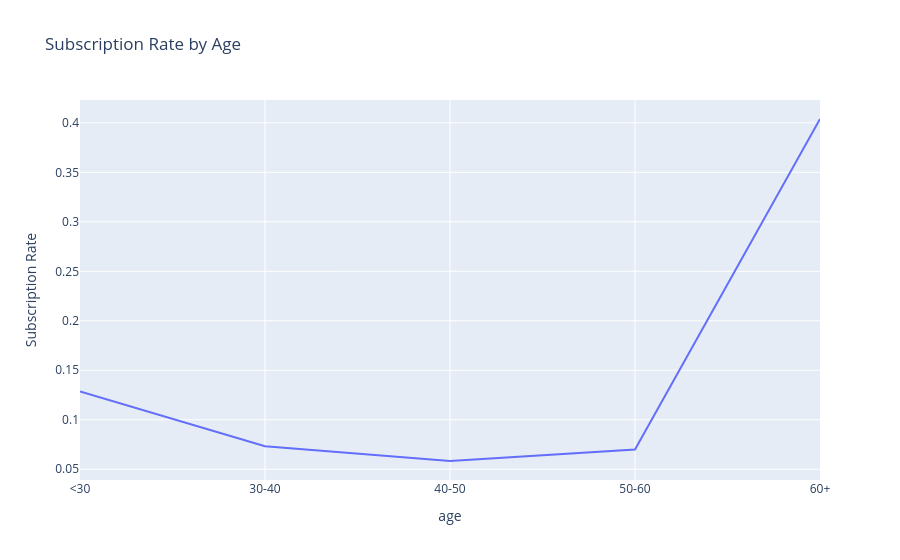

Notebook code cell kept with this figure:
### Code cell
# Convert "yes" to 1 and "no" to 0 for easier calculation
df['y'] = df['y'].map({'yes': 1, 'no': 0})

# Calculate subscription rate by age group (percentage of "yes" in each age group)
age_group = df.groupby('age')['y'].mean().reset_index()

# Plot the line chart
fig = px.line(age_group, x='age', y='y', title='Subscription Rate by Age', labels={'y': 'Subscription Rate'})
fig.show()

### Figure 1 — Plotly figure (JSON) as saved in the notebook; plotly's stock layout.template omitted (floating-point values rounded to 4 significant figures)
{"data": [{"hovertemplate": "age=%{x}<br>Subscription Rate=%{y}<extra></extra>", "legendgroup": "", "line": {"color": "#636efa", "dash": "solid"}, "marker": {"symbol": "circle"}, "mode": "lines", "name": "", "orientation": "v", "showlegend": false, "x": ["<30", "30-40", "40-50", "50-60", "60+"], "xaxis": "x", "y": [0.1285, 0.07335, 0.05835, 0.06994, 0.4039], "yaxis": "y", "type": "scatter"}], "layout": {"xaxis": {"anchor": "y", "domain": [0, 1], "title": {"text": "age"}}, "yaxis": {"anchor": "x", "domain": [0, 1], "title": {"text": "Subscription Rate"}}, "legend": {"tracegroupgap": 0}, "title": {"text": "Subscription Rate by Age"}}}
